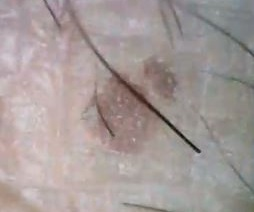
#> input picture Lunar2.jpg, 254 x 212 px
$ python 'Contorno lunar 15-.py'
#> lines starting #> are read from the running program, lines starting #| are printed output that depends on the picture; after the words box and inside, x2 and y2 are one past the last pixel; in counts of white or black regions, pixels touching at a corner belong together
#Hecho por Emiliano Villanueva Barrera
import numpy
import cv2

original=cv2.imread("Lunar2.jpg")
#> original is the input picture: shape (212, 254, 3); mean B, G, R 152.5, 154.4, 164.8
cv2.imshow("Original lunar", original)

gris=cv2.cvtColor(original,cv2.COLOR_BGR2GRAY)
gauss=cv2.GaussianBlur(gris,(5,5),0)
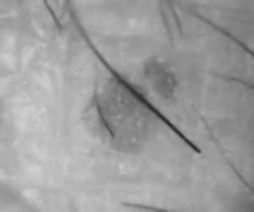
#> gauss: shape (212, 254); min 42, max 207, mean 157.3
cv2.imshow("Suavizado en grises",gauss)

canny=cv2.Canny(gauss,60,60)
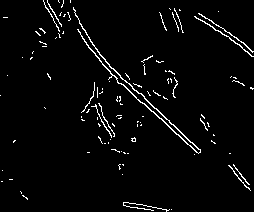
#> canny: shape (212, 254); 3.1% white in thin lines or dots
cv2.imshow("Modulo de contornos",canny)

(contornos,_)=cv2.findContours(canny.copy(),cv2.RETR_EXTERNAL,cv2.CHAIN_APPROX_SIMPLE)
#> contornos = 102 contours, 99 with area under 20; largest, box (x1, y1, x2, y2) and area: (73, 7, 201, 154) 215, (194, 16, 254, 57) 37, (198, 13, 254, 53) 30

print("He encontrado contornos () objetos",format(len(contornos)))
#| He encontrado contornos () objetos 102

cv2.drawContours(original,contornos,-1,(255,255,0),2)
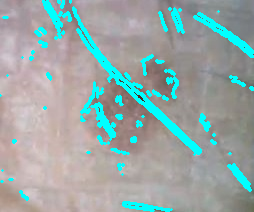
#> original: shape (212, 254, 3); 9.98% of pixels changed, all inside (x1, y1, x2, y2) = (0, 0, 254, 212)
cv2.imshow("Lunar contorno",original)

cv2.waitKey(0)
